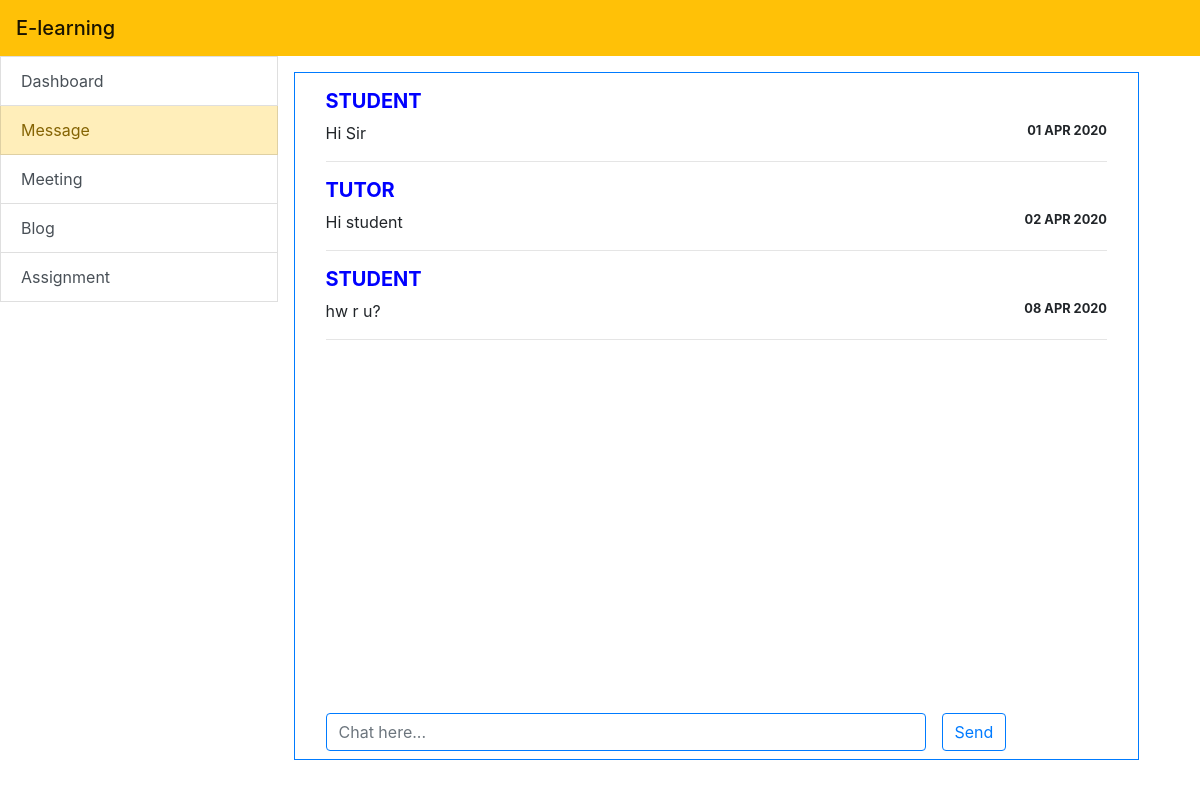
Page /Lecture_message.php on the committed database.
### tables this page shows
CREATE TABLE `message` (
  `message_id` int(11) NOT NULL,
  `username` varchar(30) NOT NULL,
  `message` text NOT NULL,
  `date` date NOT NULL
);

### include/function.php (called while the page is built, shortened)
<?php
include_once 'database.php';
function query($sql) {
  global $connection;
  return mysqli_query($connection, $sql);
}
function fetch_array($result){
  return mysqli_fetch_array($result);
}
 ?>

### Lecture_message.php (the view, shortened to what this page needs)
<?php
include './include/header.php';
?>
<div class="container-fluid row">
  <div class="list-group col-3">
    <?php include 'include/sidebar.php'; ?>
  </div>
  <div class="col-9 row p-3">
    <div class="container border border-primary">
      <div class="flex-column mb-3 p-3" style="height: 78vh">
<?php
    $query = query("SELECT * FROM message");
    while ($row = fetch_array($query)) {
    $username = $row['username'];
    $message = $row['message'];
    $date = $row['date'];
    $date = strtotime($date);
    $date = date('d M Y', $date);
    echo "<h5 class='font-weight-bold text-uppercase' style='color:blue;'>{$username}</h5>";
    echo "<small class='float-right font-weight-bold text-uppercase'>$date</small>";
    echo "<p>{$message}</p>";
    echo "<hr>";
    }
?>
      </div>
      <form class="form-inline mt-3" method="post">
        <div class="form-group mx-sm-3 mb-2">
          <input type="text" name="message" class="form-control border-primary" id="inputPassword2" placeholder="Chat here..." style="width: 50vw">
        </div>
        <button type="submit" name="submit" class="btn btn-outline-primary mb-2">Send</button>
      </form>
    </div>
  </div>
</div>
  <?php
  include './include/footer.php';
  ?>

### rows in the picture
message: username "STUDENT", date "01 APR 2020", message "Hi Sir"
message: username "TUTOR", date "02 APR 2020", message "Hi student"
message: username "STUDENT", date "08 APR 2020", message "hw r u?"

### other values in the picture
$value "Dashboard"
$value "Message"
$value "Meeting"
$value "Blog"
$value "Assignment"
